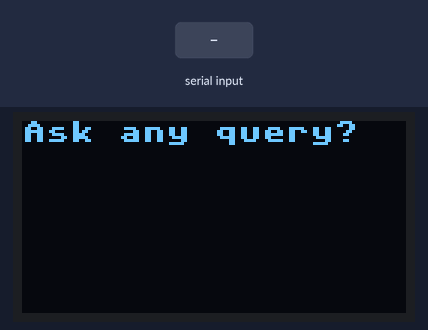
Recording of a program running on a simulated ESP32 board running MicroPython. Parts: 128×64 one-colour display. The inputs (shaded band) are chosen by the test bench. WiFi joins after 1.5 s; web requests get an empty 200 reply after 0.4 s; library files of the repository ran but are not shown: ssd1306.py; what the program prints to the serial console is not drawn.

Above: at 3.2 s.
3.3 s: "1" typed at the serial console, then Enter
Timing chart, 0 to 6.3 s (numbered marks = the images above; inputs shaded):
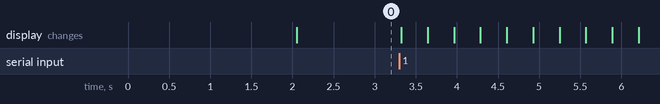

The program:

chatbot.py
```python
import network
import urequests as requests
import ujson as json
import time
from machine import Pin, SoftI2C
import ssd1306

# Define I2C pins
i2c = SoftI2C(scl=Pin(22), sda=Pin(21))

# Initialize the OLED display
oled_width = 128
oled_height = 64
oled = ssd1306.SSD1306_I2C(oled_width, oled_height, i2c)

# Function to display scrolling text
def display_scrolling_text(text):
    text_width = len(text) * 8  # Assuming each character width is 8 pixels
    for i in range(text_width + oled_width):
        oled.fill(0)
        oled.text(text, oled_width - i, 0)
        oled.show()
        time.sleep(0.008)


def display_scrolling_text1(text):
    text_width = len(text) * 8  # Assuming each character width is 8 pixels
    # Calculate the starting position to center the text horizontally
    start_x = (oled_width - text_width) // 2
    # Calculate the starting position to center the text vertically
    start_y = (oled_height - 8) // 2  # Assuming each character height is 8 pixels
    for i in range(text_width + oled_width):
        oled.fill(0)
        # Calculate the current position of the text for scrolling effect
        current_pos = oled_width - i
        # If the current position is negative, adjust it to wrap around the display width
        if current_pos < -text_width:
            current_pos += oled_width
        # Render the text at the current position
        oled.text(text, current_pos, start_y)
        oled.show()
        time.sleep(0.001)  # Adjust scrolling speed as needed


def connect_to_wifi(ssid, password):
    wlan = network.WLAN(network.STA_IF)
    wlan.active(True)

    wlan.connect(ssid, password)

    while not wlan.isconnected():
        time.sleep(1)

    print("Connected to Wi-Fi")
    print("IP Address:", wlan.ifconfig()[0])

def make_api_request(prompt):
    api_key = ""  # Replace with your actual API key
    endpoint = ""
    headers = {
        "Content-Type": "application/json",
        "Authorization": "Bearer " + api_key
    }
    payload = {
        "model": "gpt-3.5-turbo",
        "temperature": 0.8,
        "max_tokens": 35,
        "messages": [
            {
                "role": "user",
                "content": prompt
            }
        ]
    }
    try:
        response = requests.post(endpoint, json=payload, headers=headers)
        if response.status_code == 200:
            response_data = response.json()
            content = response_data["choices"][0]["message"]["content"]
            return content
        else:
            print("Error in API request:", response.status_code)
            return None
    except Exception as e:
        print("Exception:", e)
        return None

# Configure Wi-Fi credentials
wifi_ssid = "saumya’s iPhone"
wifi_password = "soumyaxx"

# Connect to Wi-Fi
connect_to_wifi(wifi_ssid, wifi_password)

# Main loop
while True:
    # Read input from Thonny IDE console
    oled.fill(0)
    a = "Ask any query?"
    oled.text(a, 0, 0)
    oled.show()
    input_text = input("Enter text to display (or 'exit' to quit): ")

    # Check if user wants to exit
    if input_text.lower() == 'exit':
        break

    # Display scrolling text
    display_scrolling_text(input_text)

    # Make API request
    response = make_api_request(input_text)
    if response:
        print("soumya's bot:", response)
        display_scrolling_text1(response)
    else:
        print("Failed to get ChatGPT response")

    # Wait for a moment before prompting again
    time.sleep(1)
```
